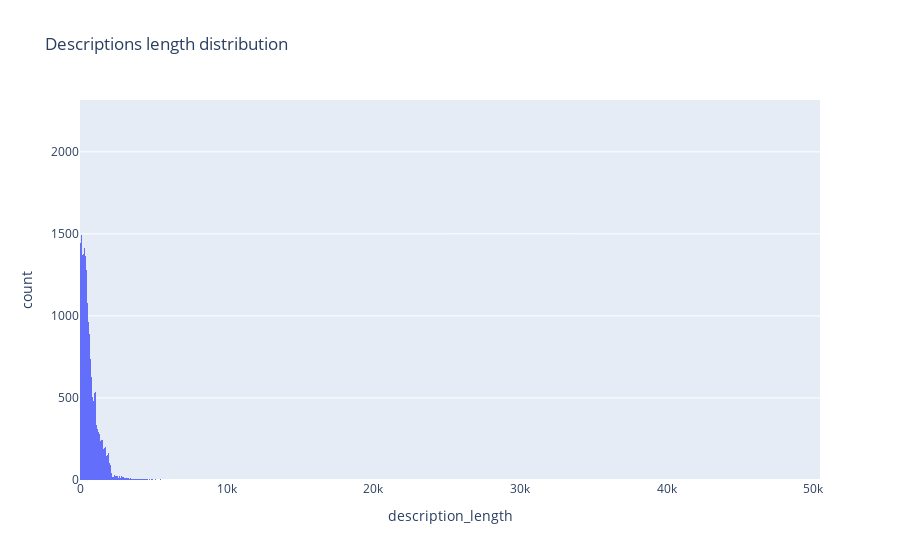

Notebook code cell kept with this figure:
### Code cell
px.histogram(data, x="description_length", title="Descriptions length distribution")

### Figure 1 — Plotly figure (JSON) as saved in the notebook; plotly's stock layout.template omitted (floating-point values rounded to 4 significant figures; data arrays with more than 128 entries replaced by an {"elided": "..."} marker saying what was removed)
{"data": [{"alignmentgroup": "True", "bingroup": "x", "hovertemplate": "description_length=%{x}<br>count=%{y}<extra></extra>", "legendgroup": "", "marker": {"color": "#636efa", "pattern": {"shape": ""}}, "name": "", "offsetgroup": "", "orientation": "v", "showlegend": false, "type": "histogram", "x": {"elided": "27802 int values"}, "xaxis": "x", "yaxis": "y"}], "layout": {"barmode": "relative", "legend": {"tracegroupgap": 0}, "title": {"text": "Descriptions length distribution"}, "xaxis": {"anchor": "y", "domain": [0, 1], "title": {"text": "description_length"}}, "yaxis": {"anchor": "x", "domain": [0, 1], "title": {"text": "count"}}}}
